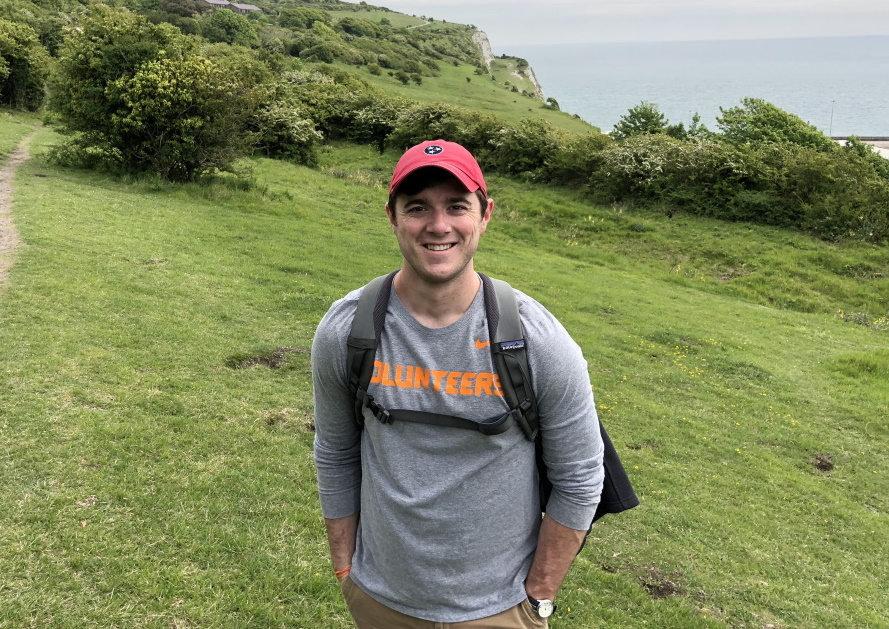
#> input picture Chapter 12/Data/adam.jpg, 889 x 629 px
$ jupyter execute --allow-errors 'Mask R-CNN (TEST).ipynb'   (shell and % lines are left out)
#> lines starting #> are read from the running program, lines starting #| are printed output that depends on the picture
[cell 1]
import numpy as np
import onnxruntime as rt

#> (the rest of this cell did not finish here and is left out)

[cell 2]
import math
import numpy as np
from PIL import Image

def preprocess(image):
    # Resize
    ratio = 800.0 / min(image.size[0], image.size[1])
    image = image.resize((int(ratio * image.size[0]), int(ratio * image.size[1])), Image.BILINEAR)

    #print(image.size)

    # Convert to BGR
    image = np.array(image)[:, :, [2, 1, 0]].astype('float32')

    # HWC -> CHW
    image = np.transpose(image, [2, 0, 1])

    # Normalize
    mean_vec = np.array([102.9801, 115.9465, 122.7717])
    for i in range(image.shape[0]):
        image[i, :, :] = image[i, :, :] - mean_vec[i]

    # Pad to be divisible by 32
    padded_h = int(math.ceil(image.shape[1] / 32) * 32)
    padded_w = int(math.ceil(image.shape[2] / 32) * 32)

    padded_image = np.zeros((3, padded_h, padded_w), dtype=np.float32)
    padded_image[:, :image.shape[1], :image.shape[2]] = image
    image = padded_image

    return image

[cell 3]
import matplotlib.pyplot as plt

img = Image.open('Data/adam.jpg')
#> img is the input picture: PIL image 889x629 RGB; mean R, G, B 128.7, 136.4, 94
fig, ax = plt.subplots(figsize=(12, 8), subplot_kw={'xticks': [], 'yticks': []})
ax.imshow(img)

[cell 4]
img_data = preprocess(img)
#> (the rest of this cell did not finish here and is left out)

#> (a cell that did not finish here is left out)

#> (a cell that did not finish here is left out)

#> (a cell that did not finish here is left out)

[cell 8]
import cv2
from matplotlib.patches import Rectangle

# [48 lines left out: function display_objects, not called in this run]

[cell 9]
# Classes for the COCO dataset
classes = ['BG', 'person', 'bicycle', 'car', 'motorcycle', 'airplane', 'bus', 'train', 'truck', \
          'boat', 'traffic light', 'fire hydrant', 'stop sign', 'parking meter', 'bench', \
          'bird', 'cat', 'dog', 'horse', 'sheep', 'cow', 'elephant', 'bear', 'zebra', 'giraffe', \
          'backpack', 'umbrella', 'handbag', 'tie', 'suitcase', 'frisbee', 'skis', 'snowboard', \
          'ball', 'kite', 'baseball bat', 'baseball glove', 'skateboard', 'surfboard', \
          'tennis racket', 'bottle', 'wine glass', 'cup', 'fork', 'knife', 'spoon', 'bowl', 'banana', \
          'apple', 'sandwich', 'orange', 'broccoli', 'carrot', 'hot dog', 'pizza', 'donut', 'cake', \
          'chair', 'sofa', 'potted plant', 'bed', 'dining table', 'toilet', 'tv monitor', 'laptop', 'mouse', \
          'remote', 'keyboard', 'cell phone', 'microwave', 'oven', 'toaster', 'sink', 'refrigerator', \
          'book', 'clock', 'vase', 'scissors', 'teddy bear', 'hair drier', 'toothbrush']

#> (a cell that did not finish here is left out)

[cell 11]
img = Image.open('Data/lady.jpg')
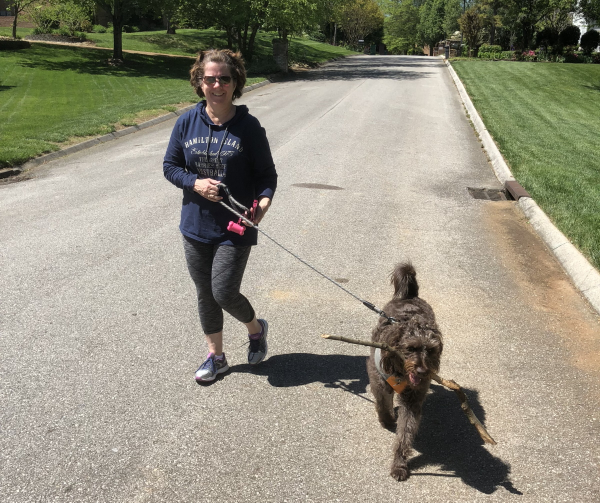
#> input picture Chapter 12/Data/lady.jpg, 1200 x 1005 px (shown at 1/2 size)
#> img is the input picture: PIL image 1200x1005 RGB; mean R, G, B 149.3, 145.3, 128.3
img_data = preprocess(img)
#> in preprocess (call 2), `image = image.resize((int(ratio * image.size[0]), int(ratio * image.si..`:
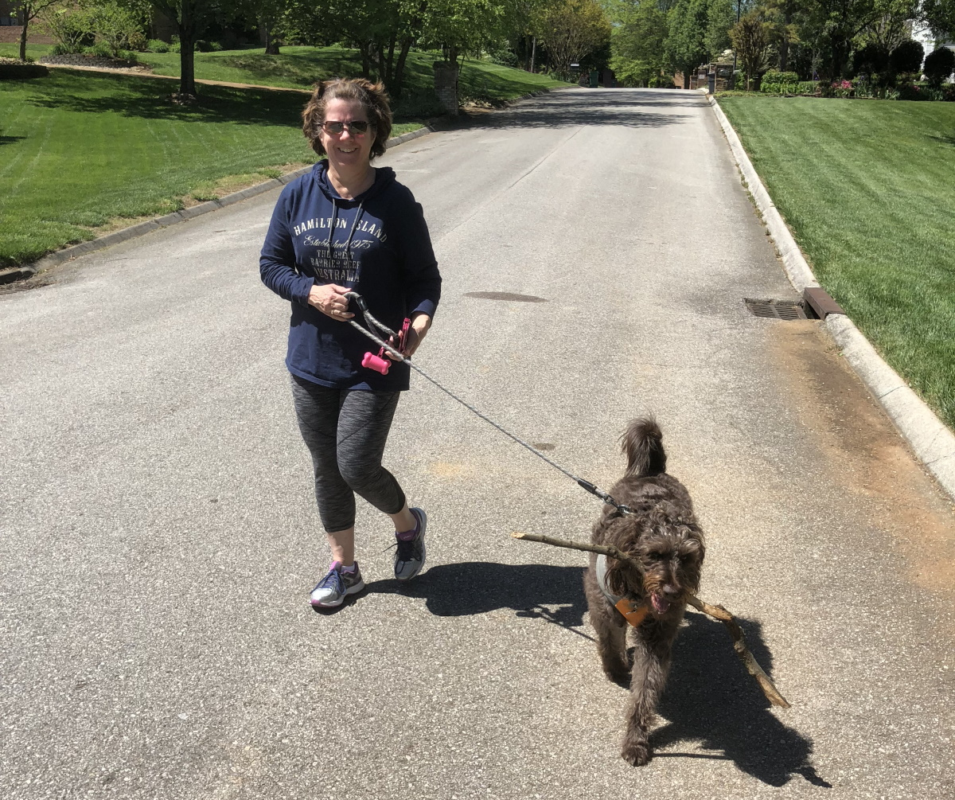
#> image: PIL image 955x800 RGB; mean R, G, B 149.3, 145.3, 128.3
#> (the rest of this cell did not finish here and is left out)

[cell 12]
# https://stackoverflow.com/questions/36921496/how-to-join-png-with-alpha-transparency-in-a-frame-in-realtime

# [19 lines left out: function blend_transparent, not called in this run]

[cell 13]
# [58 lines left out: function change_background, not called in this run]

[cell 14]
fg = Image.open('Data/adam.jpg')
bg = Image.open('Data/maui.jpg')
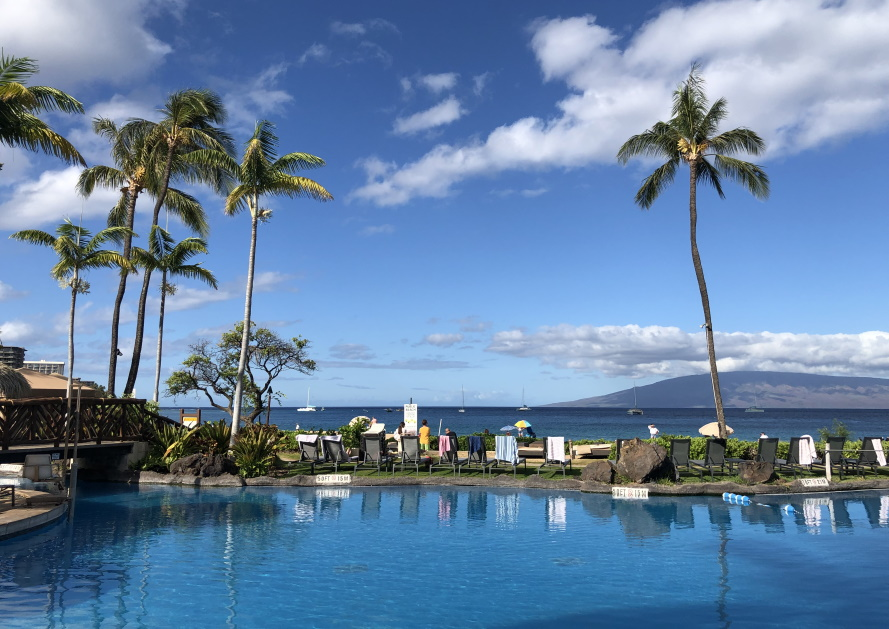
#> input picture Chapter 12/Data/maui.jpg, 889 x 629 px
#> bg is the input picture: PIL image 889x629 RGB; mean R, G, B 101.1, 130.6, 164.2
#> (the rest of this cell did not finish here and is left out)
